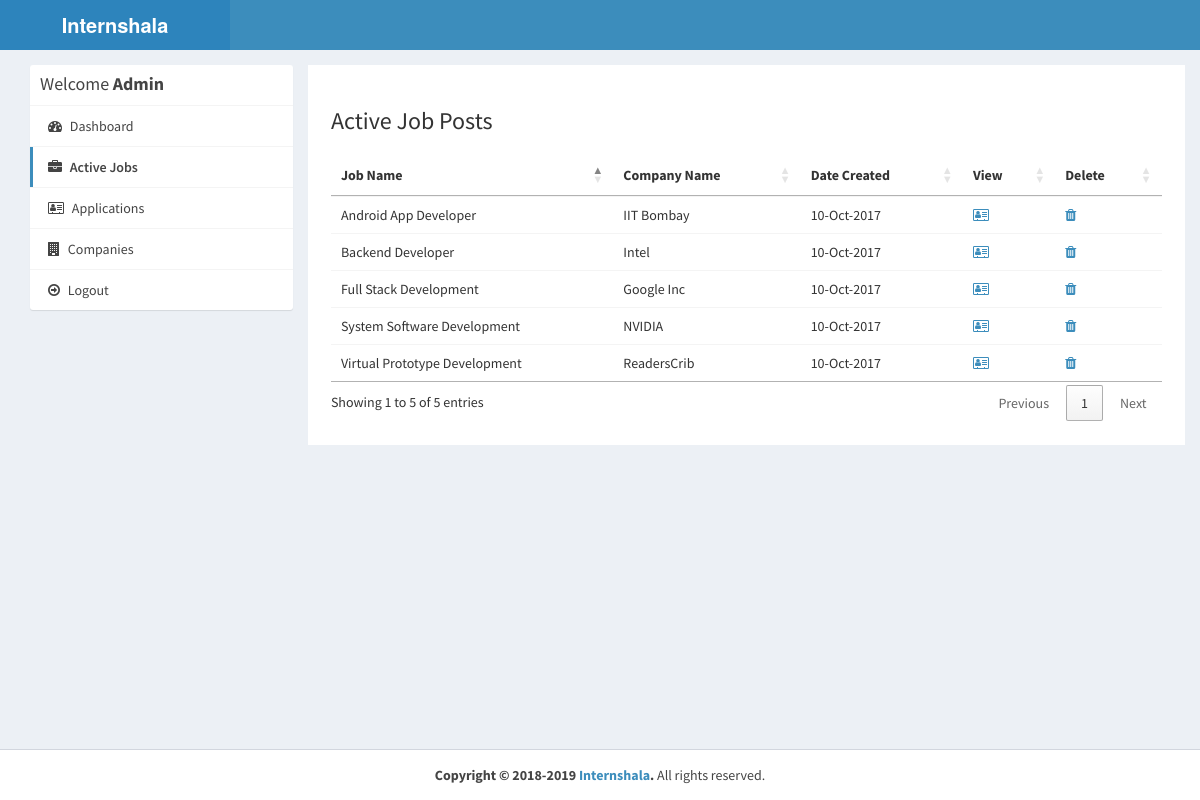
/admin/active-jobs.php (signed in), run on the app's committed database.
### tables this page shows
CREATE TABLE `job_post` (
  `id_jobpost` int(11) NOT NULL,
  `id_company` int(11) NOT NULL,
  `jobtitle` varchar(255) NOT NULL,
  `description` text NOT NULL,
  `minimumsalary` varchar(255) NOT NULL,
  `maximumsalary` varchar(255) NOT NULL,
  `experience` varchar(255) NOT NULL,
  `qualification` varchar(255) NOT NULL,
  `createdat` timestamp NOT NULL DEFAULT CURRENT_TIMESTAMP
);

CREATE TABLE `company` (
  `id_company` int(11) NOT NULL,
  `name` varchar(255) NOT NULL,
  `companyname` varchar(255) NOT NULL,
  `country` varchar(255) NOT NULL,
  `state` varchar(255) NOT NULL,
  `city` varchar(255) NOT NULL,
  `contactno` varchar(255) NOT NULL,
  `website` varchar(255) NOT NULL,
  `email` varchar(255) NOT NULL,
  `password` varchar(255) NOT NULL,
  `aboutme` varchar(255) DEFAULT NULL,
  `logo` varchar(255) NOT NULL,
  `createdAt` timestamp NOT NULL DEFAULT CURRENT_TIMESTAMP,
  `active` int(11) NOT NULL DEFAULT '2'
);

### admin/active-jobs.php (the view, shortened to what this page needs)
<?php
require_once("../db.php");
?>
<!DOCTYPE html>
<html>
<head>
  <link rel="stylesheet" href="https://cdnjs.cloudflare.com/ajax/libs/twitter-bootstrap/3.3.7/css/bootstrap.min.css">
  <link rel="stylesheet" href="https://cdnjs.cloudflare.com/ajax/libs/font-awesome/4.7.0/css/font-awesome.min.css">
  <link rel="stylesheet" href="https://cdnjs.cloudflare.com/ajax/libs/ionicons/2.0.1/css/ionicons.min.css">
  <link rel="stylesheet" href="https://cdn.datatables.net/1.10.15/css/jquery.dataTables.min.css">
  <link rel="stylesheet" href="../css/AdminLTE.min.css">
  <link rel="stylesheet" href="../css/_all-skins.min.css">
  <link rel="stylesheet" href="../css/custom.css">
</head>
<body class="hold-transition skin-blue sidebar-mini">
<div class="wrapper">
  <header class="main-header">
    <a href="index.php" class="logo logo-bg">
      <span class="logo-lg"><b>Internshala</b></span>
    </a>
    <nav class="navbar navbar-static-top">
    </nav>
  </header>
  <div class="content-wrapper" style="margin-left: 0px;">
    <section id="candidates" class="content-header">
      <div class="container">
        <div class="row">
          <div class="col-md-3">
            <div class="box box-solid">
              <div class="box-header with-border">
                <h3 class="box-title">Welcome <b>Admin</b></h3>
              </div>
              <div class="box-body no-padding">
                <ul class="nav nav-pills nav-stacked">
                  <li><a href="dashboard.php"><i class="fa fa-dashboard"></i> Dashboard</a></li>
                  <li class="active"><a href="active-jobs.php"><i class="fa fa-briefcase"></i> Active Jobs</a></li>
                  <li><a href="applications.php"><i class="fa fa-address-card-o"></i> Applications</a></li>
                  <li><a href="companies.php"><i class="fa fa-building"></i> Companies</a></li>
                  <li><a href="../logout.php"><i class="fa fa-arrow-circle-o-right"></i> Logout</a></li>
                </ul>
              </div>
            </div>
          </div>
          <div class="col-md-9 bg-white padding-2">
            <h3>Active Job Posts</h3>
            <div class="row margin-top-20">
              <div class="col-md-12">
                <div class="box-body table-responsive no-padding">
                  <table id="example2" class="table table-hover">
                    <thead>
                      <th>Job Name</th>
                      <th>Company Name</th>
                      <th>Date Created</th>
                      <th>View</th>
                      <th>Delete</th>
                    </thead>
                    <tbody>
                      <?php
                      $sql = "SELECT job_post.*, company.companyname FROM job_post INNER JOIN company ON job_post.id_company=company.id_company";
                      $result = $conn->query($sql);
                      if($result->num_rows > 0) {
                        while($row = $result->fetch_assoc()) {
                      ?>
                      <tr>
                        <td><?php echo $row['jobtitle']; ?></td>
                        <td><?php echo $row['companyname']; ?></td>
                        <td><?php echo date("d-M-Y", strtotime($row['createdat'])); ?></td>
                        <td><a href="view-job-post.php?id=<?php echo $row['id_jobpost']; ?>"><i class="fa fa-address-card-o"></i></a></td>
                        <td><a href="delete-job-post.php?id=<?php echo $row['id_jobpost']; ?>"><i class="fa fa-trash"></i></a></td>
                      </tr>
                            <?php
                        }
                      }
                    ?>
                    </tbody>
                  </table>
                </div>
              </div>
            </div>
          </div>
        </div>
      </div>
    </section>
  </div>
  <footer class="main-footer" style="margin-left: 0px;">
    <div class="text-center">
      <strong>Copyright &copy; 2018-2019 <a href="https://albertbgeorge.github.io">Internshala</a>.</strong> All rights
    reserved.
    </div>
  </footer>
</div>
</body>
</html>

### css/custom.css (style rules this page uses)
.logo-bg { background-color: #2D84BC !important; }
.margin-top-20 { margin-top: 20px; }
.padding-2 { padding: 2%; }
.bg-white { background-color: #fff; }

### data on the page
job_post: jobtitle "Android App Developer", id_company.companyname "IIT Bombay", createdat "10-Oct-2017"
job_post: jobtitle "System Software Development", id_company.companyname "NVIDIA", createdat "10-Oct-2017"
job_post: jobtitle "Backend Developer", id_company.companyname "Intel", createdat "10-Oct-2017"
job_post: jobtitle "Virtual Prototype Development", id_company.companyname "ReadersCrib", createdat "10-Oct-2017"
job_post: jobtitle "Full Stack Development", id_company.companyname "Google Inc", createdat "10-Oct-2017"
